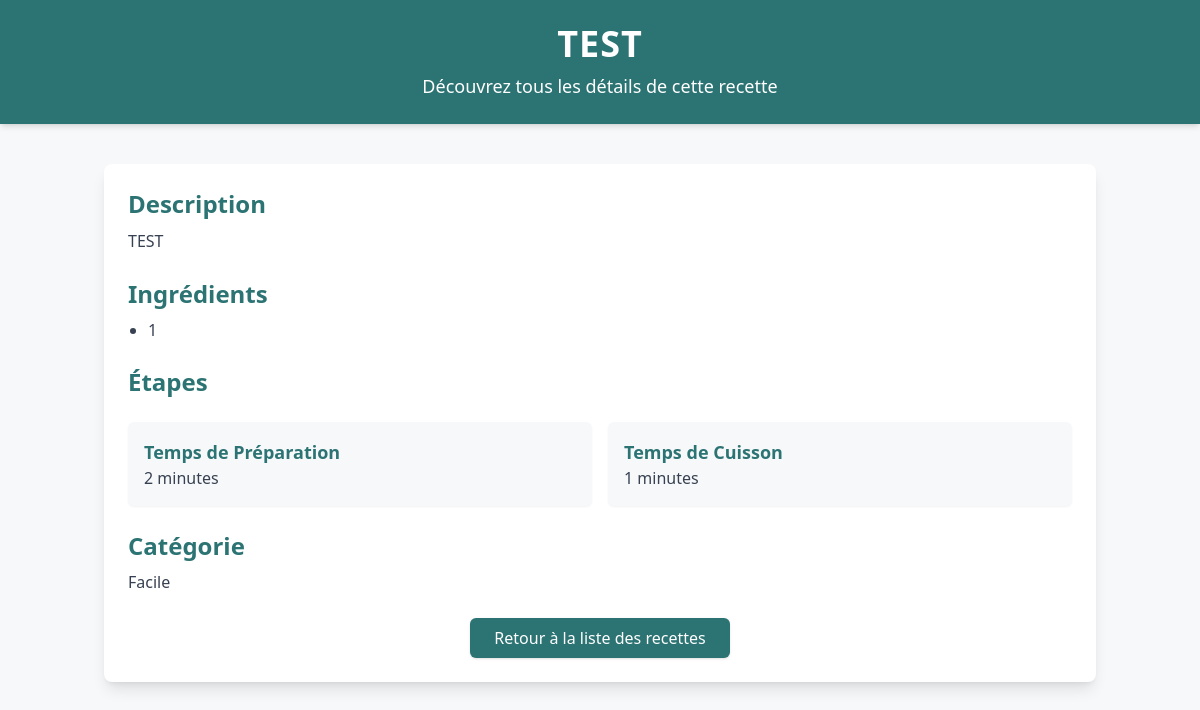
The app's page /recette/2 with its own data.
### recettes/models.py (models this page shows, shortened)
class Recette(models.Model):
    titre = models.CharField(max_length=200)
    description = models.TextField()
    categorie = models.ForeignKey(
        Categorie, on_delete=models.CASCADE, related_name='recettes'
    )  # Lien avec le modèle Categorie
    temps_preparation = models.IntegerField()
    temps_cuisson = models.IntegerField()
    ingredients = models.TextField()
    image = models.ImageField(upload_to='images/', null=True, blank=True)

class Categorie(models.Model):
    nom = models.CharField(max_length=100, unique=True)  # Le nom de la catégorie doit être unique

### recettes/views.py (the view)
# urls.py: path('recette/<int:pk>', views.details, name='details'),
def details(request, pk):
    recette = Recette.objects.get(pk=pk)
    return render(request, 'details.html', {'recette': recette})

### recettes/templates/details.html (shortened to what this page needs)
<!DOCTYPE html>
<html lang="fr">
<head>
  <script src="https://cdn.tailwindcss.com"></script>
</head>
<body class="bg-LightGray text-gray-800">
  <header class="bg-Blue text-white py-6 shadow-md">
    <div class="container mx-auto px-4 text-center">
      <h1 class="text-4xl font-extrabold tracking-wide">{{ recette.titre }}</h1>
      <p class="text-lg font-light mt-2">Découvrez tous les détails de cette recette</p>
    </div>
  </header>
  <main class="container mx-auto my-10 px-4">
    <div class="bg-white rounded-lg shadow-lg overflow-hidden">
      <div class="p-6">
        <section class="mb-6">
          <h2 class="text-2xl font-bold text-Blue mb-2">Description</h2>
          <p class="text-gray-700 leading-relaxed">{{ recette.description }}</p>
        </section>
        <section class="mb-6">
          <h2 class="text-2xl font-bold text-Blue mb-2">Ingrédients</h2>
          <ul class="list-disc pl-5 text-gray-700">
            {% for ingredient in recette.ingredients.splitlines %}
              <li>{{ ingredient }}</li>
            {% empty %}
              <li class="text-gray-500 italic">Aucun ingrédient spécifié.</li>
            {% endfor %}
          </ul>
        </section>
        <section class="mb-6">
          <h2 class="text-2xl font-bold text-Blue mb-2">Étapes</h2>
        </section>
        <section class="grid grid-cols-2 gap-4 mb-6">
          <div class="bg-LightGray p-4 rounded-md shadow-sm">
            <h3 class="text-lg font-semibold text-Blue">Temps de Préparation</h3>
            <p class="text-gray-700">{{ recette.temps_preparation }} minutes</p>
          </div>
          <div class="bg-LightGray p-4 rounded-md shadow-sm">
            <h3 class="text-lg font-semibold text-Blue">Temps de Cuisson</h3>
            <p class="text-gray-700">{{ recette.temps_cuisson }} minutes</p>
          </div>
        </section>
        <section class="mb-6">
          <h2 class="text-2xl font-bold text-Blue mb-2">Catégorie</h2>
          <p class="text-gray-700">{{ recette.categorie.nom }}</p>
        </section>
        <div class="text-center mt-6">
          <a href="/"
             class="inline-block bg-Blue text-white px-6 py-2 rounded-md shadow hover:bg-teal-700 transition">
            Retour à la liste des recettes
          </a>
        </div>
      </div>
    </div>
  </main>
</body>
</html>

### records on screen
Recette: titre "TEST", description "TEST", temps_preparation "2", temps_cuisson "1", categorie.nom "Facile"

### other values on screen
{{ ingredient }} "1"
